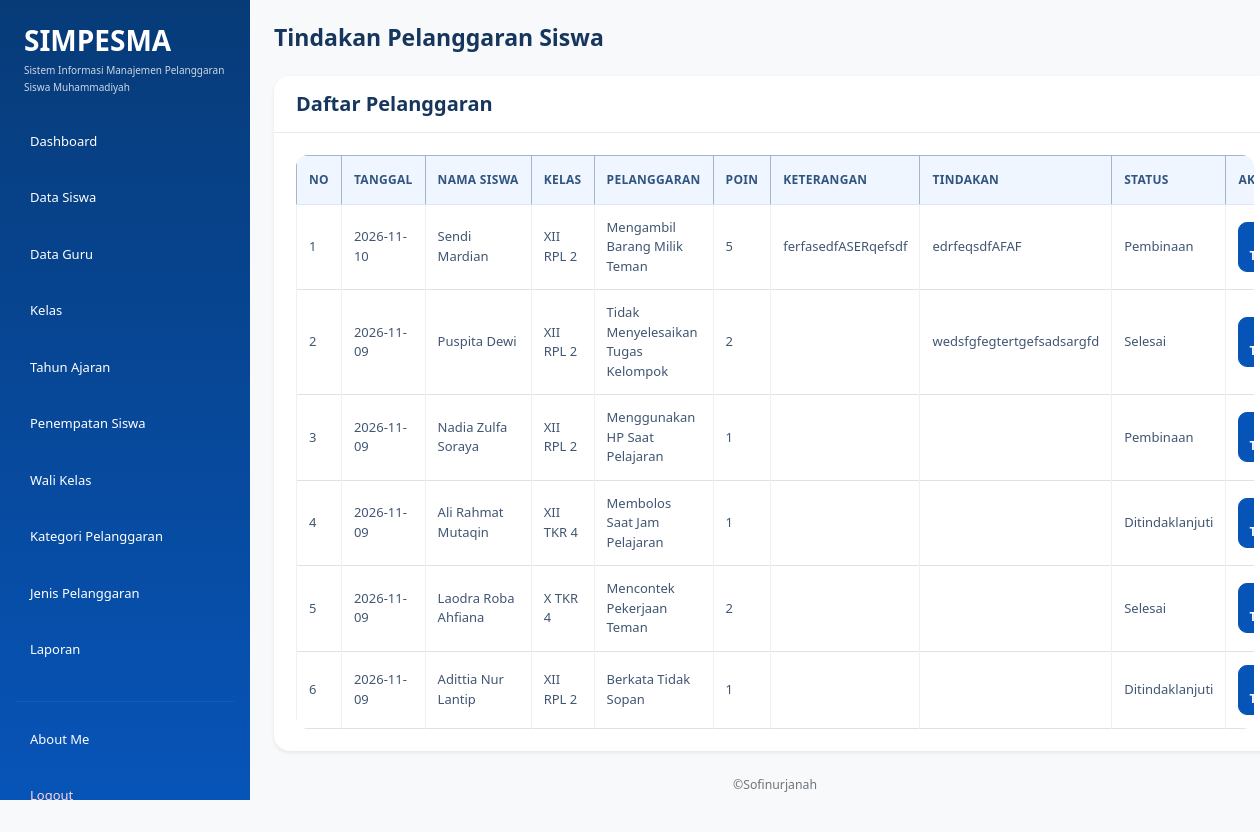
Page /tindakan.php (signed in) on the committed database.
### tables this page shows
CREATE TABLE `t_pelanggaran_siswa` (
  `id` int(11) NOT NULL,
  `tahun_ajaran_id` int(11) NOT NULL,
  `siswa_id` int(11) NOT NULL,
  `nama_siswa` varchar(150) NOT NULL,
  `kelas_id` int(11) NOT NULL,
  `nama_kelas` varchar(100) NOT NULL,
  `pelanggaran_id` int(11) NOT NULL,
  `nama_pelanggaran` varchar(150) NOT NULL,
  `pelanggaran_kategori_id` int(11) NOT NULL,
  `guru_id` int(11) NOT NULL,
  `nama_guru` varchar(150) NOT NULL,
  `tanggal` date NOT NULL,
  `keterangan` text NOT NULL,
  `poin` int(11) NOT NULL,
  `tindakan` text NOT NULL,
  `status` varchar(30) NOT NULL,
  `created_at` timestamp NOT NULL DEFAULT current_timestamp(),
  `updated_at` timestamp NOT NULL DEFAULT current_timestamp()
);

### tindakan.php (the view, shortened to what this page needs)
<?php
include "config/koneksi.php";
$role = $_SESSION['role'];
?>
<!DOCTYPE html>
<html lang="id">
<head>
     <link
        href="https://cdn.jsdelivr.net/npm/bootstrap@5.3.8/dist/css/bootstrap.min.css"
        rel="stylesheet"
    >
    <link
        href="https://cdn.datatables.net/3.1.4/css/dataTables.dataTables.min.css"
        rel="stylesheet"
    >
    <link rel="stylesheet" href="style.css">
</head>
<body class="bg-light">
<div class="container-fluid">
    <div class="row min-vh-100">
        <aside
            class="col-md-3 col-lg-2 min-vh-100 p-3"
            style="background-color: #30318B;"
        >
            <div class="mb-4 px-2">
                <h3 class="text-white mb-1 fw-bold">
                    SIMPESMA
                </h3>
                <p class="text-white mb-0" style="font-size: 10px; line-height: 1.7; opacity: 0.8;">
                    Sistem Informasi Manajemen
                    Pelanggaran Siswa Muhammadiyah
                </p>
            </div>
            <ul class="nav nav-pills flex-column">
                <li class="nav-item mb-2">
                    <a href="dashboard.php" class="nav-link text-white">
                        Dashboard
                    </a>
                </li>
                <?php if ($role == 'admin') { ?>
                    <li class="nav-item mb-2">
                        <a href="data_siswa.php" class="nav-link text-white">
                            Data Siswa
                        </a>
                    </li>
                    <li class="nav-item mb-2">
                        <a href="data_guru.php" class="nav-link text-white">
                            Data Guru
                        </a>
                    </li>
                    <li class="nav-item mb-2">
                        <a href="data_kelas.php" class="nav-link text-white">
                            Kelas
                        </a>
                    </li>
                    <li class="nav-item mb-2">
                        <a href="data_tahun_ajaran.php" class="nav-link text-white">
                            Tahun Ajaran
                        </a>
                    </li>
                    <li class="nav-item mb-2">
                        <a href="penempatan_siswa.php" class="nav-link text-white">
                            Penempatan Siswa
                        </a>
                    </li>
                    <li class="nav-item mb-2">
                        <a href="wali_kelas.php" class="nav-link text-white">
                            Wali Kelas
                        </a>
                    </li>
                    <li class="nav-item mb-2">
                        <a href="kategori_pelanggaran.php" class="nav-link text-white">
                            Kategori Pelanggaran
                        </a>
                    </li>
                    <li class="nav-item mb-2">
                        <a href="jenis_pelanggaran.php" class="nav-link text-white">
                            Jenis Pelanggaran
                        </a>
                    </li>
                    <li class="nav-item mb-2">
                        <a href="laporan.php" class="nav-link text-white">
                            Laporan
                        </a>
                    </li>
                <?php } ?>
                <hr class="text-white-50">
                <li class="nav-item mb-2">
                    <a href="about_me.php" class="nav-link text-white">
                        About Me
                    </a>
                </li>
                <li class="nav-item">
                    <a href="logout.php" class="nav-link text-danger">
                        Logout
                    </a>
                </li>
            </ul>
        </aside>
        <main class="col-md-9 col-lg-10 p-4">
            <div class="mb-4">
                <h2 class="fw-bold mb-1">
                    Tindakan Pelanggaran Siswa
                </h2>
            </div>
            <div class="card border-0 shadow-sm">
                <div class="card-header bg-white py-3">
                    <h5 class="mb-0">
                        Daftar Pelanggaran
                    </h5>
                </div>
                <div class="card-body">
                    <div class="table-responsive">
                        <table
                        id="example"
                        class="table table-bordered table-hover align-middle"
                        >
                            <thead class="table-primary">
                                <tr>
                                    <th>No</th>
                                    <th>Tanggal</th>
                                    <th>Nama Siswa</th>
                                    <th>Kelas</th>
                                    <th>Pelanggaran</th>
                                    <th>Poin</th>
                                    <th>Keterangan</th>
                                    <th>Tindakan</th>
                                    <th>Status</th>
                                    <th>Aksi</th>
                                </tr>
                            </thead>
                            <tbody>
                                <?php
                                $query = mysqli_query($koneksi, "
                                    SELECT *
                                    FROM t_pelanggaran_siswa
                                    ORDER BY tanggal DESC, id DESC
                                ");
                                $no = 1;
                                while ($row = mysqli_fetch_assoc($query)) {
                                ?>
                                    <tr>
                                        <td>
                                            <?php echo $no; ?>
                                        </td>
                                        <td>
                                            <?php echo $row['tanggal']; ?>
                                        </td>
                                        <td>
                                            <?php echo $row['nama_siswa']; ?>
                                        </td>
                                        <td>
                                            <?php echo $row['nama_kelas']; ?>
                                        </td>
                                        <td>
                                            <?php echo $row['nama_pelanggaran']; ?>
                                        </td>
                                        <td>
                                            <?php echo $row['poin']; ?>
                                        </td>
                                        <td>
                                            <?php echo $row['keterangan']; ?>
                                        </td>
                                        <td>
                                            <?php echo $row['tindakan']; ?>
                                        </td>
                                        <td>
                                            <?php echo $row['status']; ?>
                                        </td>
                                        <td>
                                            <a
                                                href="tindakan.php?edit=<?php echo $row['id']; ?>"
                                                class="btn btn-sm btn-primary"
                                            >
                                            </a>
                                        </td>
                                    </tr>
                                <?php
                                    $no++;
                                }
                                ?>
                            </tbody>
                        </table>
                    </div>
                </div>
            </div>
            <p class="text-center text-secondary small mt-4">
                ©Sofinurjanah
            </p>
        </main>
    </div>
</div>
</body>
</html>

### style.css (style rules this page uses)
:root { --primary: #0754b8; --primary-dark: #073b78; --primary-light: #eaf3ff; --background: #f5f9ff; --white: #ffffff; --text: #17365d; --muted: #71829a; --border: #e3ebf5; --success: #198754; --danger: #dc3545; --radius: 16px; }
* { box-sizing: border-box; }
body { margin: 0; font-family: "Segoe UI", Arial, sans-serif; background: var(--background); color: var(--text); font-size: 14px; }
h1, h2, h3, h4, h5 { color: var(--text); font-weight: 700; }
a { text-decoration: none; }
aside, .sidebar, .col-lg-2.min-vh-100, .col-md-3.col-lg-2.min-vh-100 { background: linear-gradient( 180deg, #073b78 0%, #0754b8 100% ) !important; }
.col-lg-2.min-vh-100, .col-md-3.col-lg-2.min-vh-100 { padding: 24px 16px !important; }
.nav-pills .nav-link { color: #dceaff; padding: 12px 14px; margin-bottom: 5px; border-radius: 10px; font-size: 13px; font-weight: 500; transition: all 0.2s ease; }
.nav-pills .nav-link.text-danger { color: #ffd5d9 !important; }
hr { border-color: rgba(255, 255, 255, 0.25); }
main { min-width: 0; padding: 32px !important; }
main h2 { font-size: 23px; }
main p { color: var(--muted); line-height: 1.7; }
.container-fluid { padding-left: 0; padding-right: 0; }
.row { margin-right: 0; margin-left: 0; }
.card { border: 1px solid var(--border); border-radius: var(--radius); background: var(--white); box-shadow: 0 5px 22px rgba(22, 63, 115, 0.045); transition: box-shadow 0.2s ease, transform 0.2s ease; }
.card-header { background: #ffffff; border-bottom: 1px solid var(--border); padding: 18px 22px; border-radius: var(--radius) var(--radius) 0 0 !important; font-weight: 700; color: var(--text); }
.card-body { padding: 22px; }
.btn { border-radius: 9px; padding: 9px 16px; font-weight: 600; font-size: 13px; transition: all 0.2s ease; }
.btn-primary { color: #fff; background: var(--primary); border-color: var(--primary); }
.table-responsive { border-radius: 12px; }
.table { margin-bottom: 0; vertical-align: middle; font-size: 13px; }
.table thead th, .table th { background: #f0f6ff; color: #31557f; font-size: 12px; font-weight: 700; text-transform: uppercase; letter-spacing: 0.3px; border-bottom: 1px solid #dce7f5; padding: 15px 12px; white-space: nowrap; }
.table tbody td { color: #415672; padding: 13px 12px; border-color: #edf1f7; }
.table .btn { padding: 6px 10px; font-size: 12px; }
@media (min-width: 768px) { .col-md-3.col-lg-2.min-vh-100, .col-lg-2.min-vh-100, aside.sidebar { position: fixed !important; top: 0; left: 0; bottom: 0; width: 250px; height: 100vh; overflow-y: auto; z-index: 1000; } }
@media (min-width: 768px) { main { margin-left: 250px; width: calc(100% - 250px); } }

### rows in the picture
t_pelanggaran_siswa: tanggal "2026-11-10", nama_siswa "Sendi Mardian", nama_kelas "XII RPL 2", nama_pelanggaran "Mengambil Barang Milik Teman", poin "5", keterangan "ferfasedfASERqefsdf", tindakan "edrfeqsdfAFAF", status "Pembinaan"
t_pelanggaran_siswa: tanggal "2026-11-09", nama_siswa "Puspita Dewi", nama_kelas "XII RPL 2", nama_pelanggaran "Tidak Menyelesaikan Tugas Kelompok", poin "2", tindakan "wedsfgfegtertgefsadsargfd", status "Selesai"
t_pelanggaran_siswa: tanggal "2026-11-09", nama_siswa "Nadia Zulfa Soraya", nama_kelas "XII RPL 2", nama_pelanggaran "Menggunakan HP Saat Pelajaran", poin "1", status "Pembinaan"
t_pelanggaran_siswa: tanggal "2026-11-09", nama_siswa "Ali Rahmat Mutaqin", nama_kelas "XII TKR 4", nama_pelanggaran "Membolos Saat Jam Pelajaran", poin "1", status "Ditindaklanjuti"
t_pelanggaran_siswa: tanggal "2026-11-09", nama_siswa "Laodra Roba Ahfiana", nama_kelas "X TKR 4", nama_pelanggaran "Mencontek Pekerjaan Teman", poin "2", status "Selesai"
t_pelanggaran_siswa: tanggal "2026-11-09", nama_siswa "Adittia Nur Lantip", nama_kelas "XII RPL 2", nama_pelanggaran "Berkata Tidak Sopan", poin "1", status "Ditindaklanjuti"
